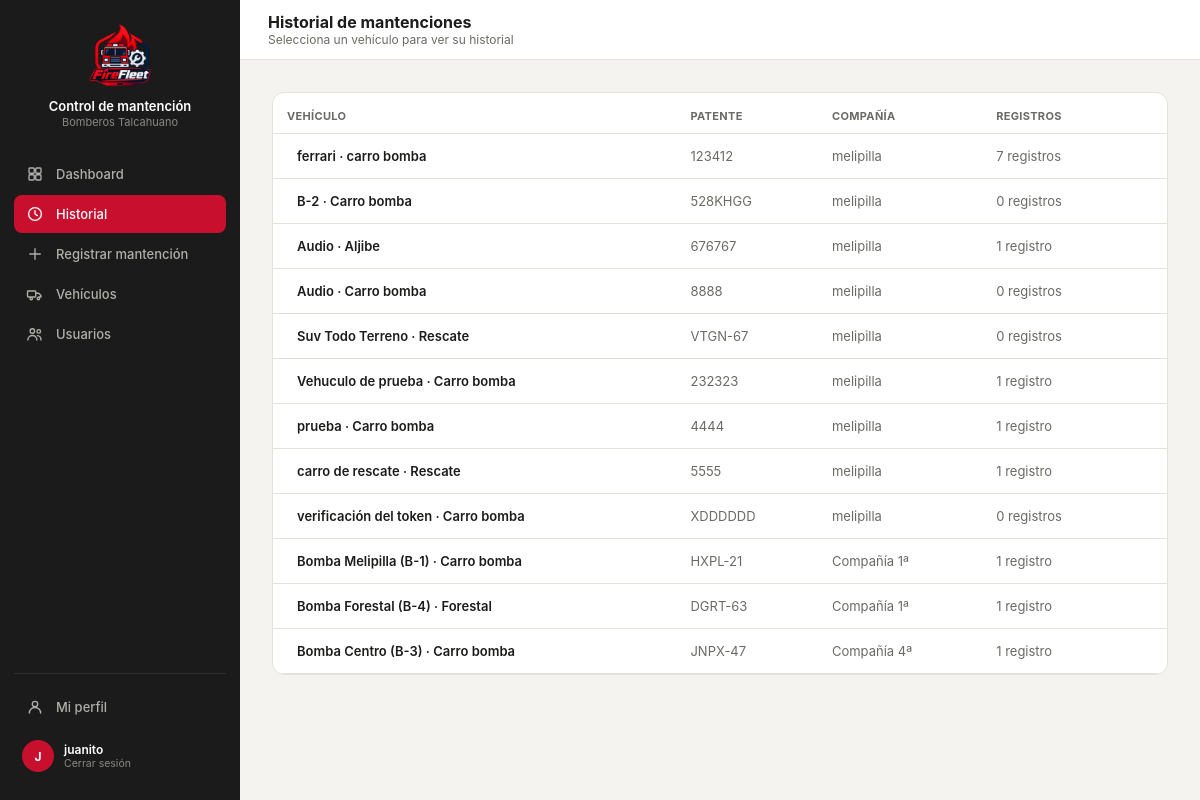
Page /historial/ (signed in) on the earlier database version.
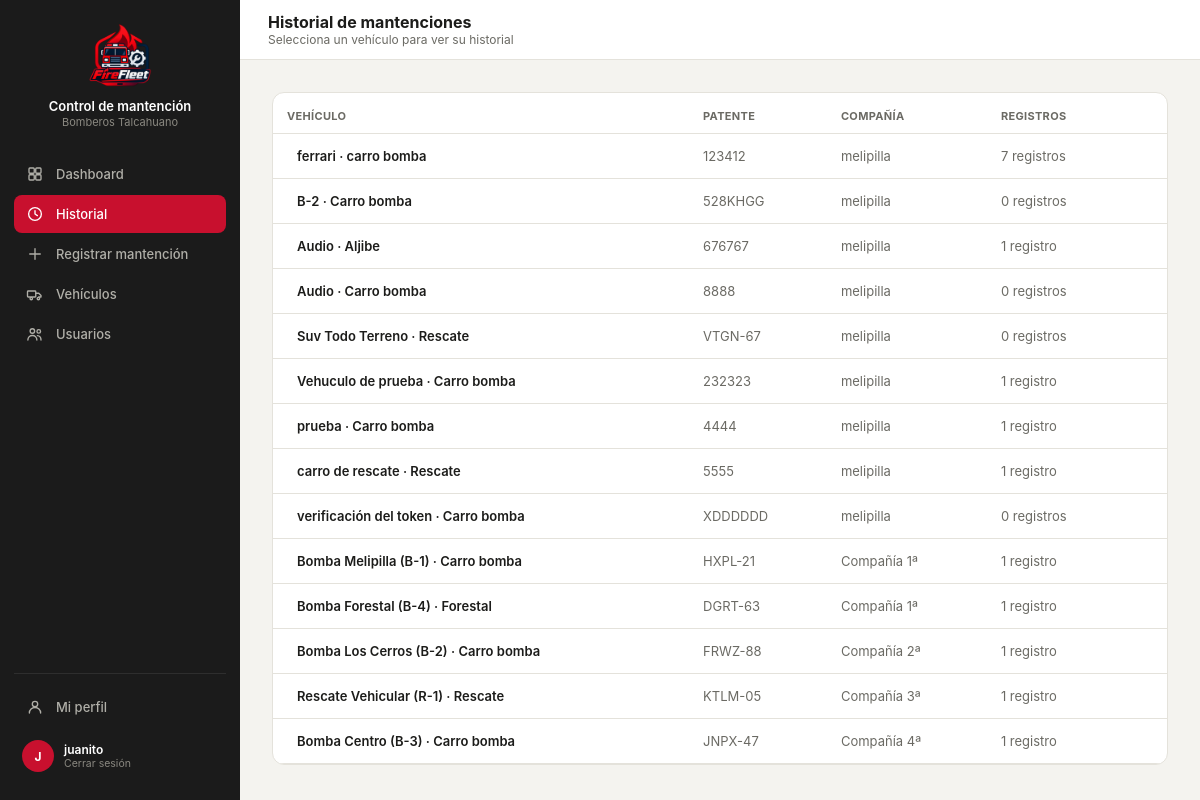
Same page on the later database version.
### core/models.py (models this page shows, shortened)
class Vehiculo(models.Model):
    id_vehi = models.AutoField(primary_key=True)
    patente = models.CharField(max_length=10, unique=True, null=True, blank=True)
    tipo_v = models.CharField(max_length=50)
    modelo = models.CharField(max_length=80, blank=True)
    anio = models.IntegerField(null=True, blank=True, db_column="año")
    id_compania = models.ForeignKey(
        Compania, on_delete=models.PROTECT, db_column="id_compania", related_name="vehiculos",
    )
    estado = models.CharField(max_length=30, default="operativo")
    kilometraje = models.DecimalField(max_digits=10, decimal_places=2, default=0)
    proxima_mantencion = models.DateField(null=True, blank=True)
    class Meta:
        db_table = "vehiculo"

class Compania(models.Model):
    id_comp = models.AutoField(primary_key=True)
    nombre = models.CharField(max_length=100)
    direccion = models.CharField(max_length=200, blank=True, db_column="dirección")
    telefono = models.CharField(max_length=20, blank=True, db_column="teléfono")
    class Meta:
        db_table = "compania"
        verbose_name_plural = "Compañías"
    def __str__(self):
        return self.nombre

### core/views.py (the view)
# urls.py: path('historial/', views.historial, name='historial'),
@login_required(login_url='index')
def historial(request):
    vehiculos = Vehiculo.objects.select_related('id_compania').annotate(
        num_registros=Count('mantenciones')
    ).all()
    perfil_usuario = getattr(request.user, 'perfil', None)
    is_admin = request.user.is_superuser or bool(
        perfil_usuario and (perfil_usuario.rol or '').lower() == 'administrador'
    )
    if perfil_usuario:
        nombre = perfil_usuario.nombre
        rol = perfil_usuario.rol
        comp = str(perfil_usuario.id_compania) if perfil_usuario.id_compania else 'Sin Compañía'
    else:
        nombre = request.user.get_full_name() or request.user.username
        rol = ''
        comp = 'Sin Compañía'
    current_user_data = {
        'name': nombre,
        'rol': rol,
        'comp': comp,
        'initials': ''.join([palabra[0].upper() for palabra in nombre.split()[:2]]) or '??',
        'isAdmin': is_admin,
    }
    context = {
        'vehiculos': vehiculos,
        'current_user': current_user_data,
        'current_user_json': {'isAdmin': is_admin},
    }
    return render(request, 'core/historial.html', context)

### core/templates/core/historial.html (shortened to what this page needs)
{% load static %}
<!DOCTYPE html>
<html lang="es">
<head>
<link rel="stylesheet" href="https://cdnjs.cloudflare.com/ajax/libs/tabler-icons/2.44.0/iconfont/tabler-icons.min.css">
<link rel="stylesheet" href="{% static 'styles.css' %}">
</head>
<body>
<div class="layout">
  <div class="sidebar">
    <div class="sidebar-brand">
      <div class="logo"><img src="{% static 'imagenes/logo2.png' %}" alt="Logo Control de mantención"></div>
      <div><p class="t1">Control de mantención</p><p class="t2">Bomberos Talcahuano</p></div>
    </div>
    <a class="nav-item" href="{% url 'dashboard' %}">Dashboard</a>
    <a class="nav-item active" href="{% url 'historial' %}"><svg class="nav-icon" viewBox="0 0 24 24" fill="none" stroke="currentColor" stroke-width="1.8" stroke-linecap="round" stroke-linejoin="round"><circle cx="12" cy="12" r="8.5"/><polyline points="12 7.5 12 12 15.2 14.2"/></svg>Historial</a>
    <a class="nav-item" href="{% url 'registrar' %}"><svg class="nav-icon" viewBox="0 0 24 24" fill="none" stroke="currentColor" stroke-width="1.8" stroke-linecap="round" stroke-linejoin="round"><line x1="12" y1="5" x2="12" y2="19"/><line x1="5" y1="12" x2="19" y2="12"/></svg>Registrar mantención</a>
    <a class="nav-item nav-vehiculos" href="{% url 'vehiculos' %}" style="display:none;"><svg class="nav-icon" viewBox="0 0 24 24" fill="none" stroke="currentColor" stroke-width="1.8" stroke-linecap="round" stroke-linejoin="round"><rect x="2" y="8" width="11" height="8" rx="1"/><path d="M13 11h4l3 3v2h-3"/><circle cx="7" cy="18" r="1.6"/><circle cx="16.5" cy="18" r="1.6"/></svg>Vehículos</a>
    <a class="nav-item nav-usuarios" href="{% url 'usuarios' %}" style="display:none;"><svg class="nav-icon" viewBox="0 0 24 24" fill="none" stroke="currentColor" stroke-width="1.8" stroke-linecap="round" stroke-linejoin="round"><circle cx="8.5" cy="8" r="3"/><path d="M2.5 20c0-3.6 2.7-6 6-6s6 2.4 6 6"/><circle cx="17" cy="8.5" r="2.4"/><path d="M15.2 14.2c2.7 0.2 4.8 2.3 4.8 5.8"/></svg>Usuarios</a>
    <div class="sidebar-footer">
      <a class="nav-item" href="{% url 'perfil' %}"><svg class="nav-icon" viewBox="0 0 24 24" fill="none" stroke="currentColor" stroke-width="1.8" stroke-linecap="round" stroke-linejoin="round"><circle cx="12" cy="8" r="3.6"/><path d="M4.5 20c0-4.1 3.4-7.4 7.5-7.4s7.5 3.3 7.5 7.4"/></svg>Mi perfil</a>
      <a class="sidebar-user" href="{% url 'logout' %}" style="margin-top:6px; text-decoration:none;">
        <div class="av">{{ current_user.initials }}</div>
        <div><p class="name">{{ current_user.name }}</p><p class="role">Cerrar sesión</p></div>
      </a>
    </div>
  </div>
  <div class="main">
    <div class="topbar">
      <div style="display:flex; align-items:center; gap:12px;">
        <div><h2>Historial de mantenciones</h2><p class="crumb">Selecciona un vehículo para ver su historial</p></div>
      </div>
    </div>
    <div class="content" id="content">
      <div class="card" style="padding:0; overflow:hidden;">
        <table>
          <thead>
            <tr>
              <th>Vehículo</th>
              <th>Patente</th>
              <th>Compañía</th>
              <th>Registros</th>
              <th></th>
            </tr>
          </thead>
          <tbody>
            {% for v in vehiculos %}
           <tr class="clickable">
  <td style="font-weight:600;">
    <a href="{% url 'detalle' v.pk %}" style="text-decoration:none; color:inherit; display:flex; align-items:center; gap:10px;">
      {{ v.modelo }} · {{ v.tipo_v }}
    </a>
  </td>
  <td style="color:var(--text2);">{{ v.patente }}</td>
  <td style="color:var(--text2);">{{ v.id_compania.nombre|default:"Sin compañía" }}</td>
  <td style="color:var(--text2);">{{ v.num_registros }} registro{% if v.num_registros != 1 %}s{% endif %}</td>
  <td style="text-align:right; color:var(--text2);">
  </td>
</tr>
            {% empty %}
            <tr>
              <td colspan="5" style="text-align:center; padding: 20px; color:var(--text2);">No hay vehículos registrados en la base de datos.</td>
            </tr>
            {% endfor %}
          </tbody>
        </table>
      </div>
    </div>
  </div>
</div>
</body>
</html>

Differences in the rows shown:
added Vehiculo: modelo "Bomba Los Cerros (B-2)", tipo_v "Carro bomba", patente "FRWZ-88", id_compania.nombre "Compañía 2ª", num_registros "1"
added Vehiculo: modelo "Rescate Vehicular (R-1)", tipo_v "Rescate", patente "KTLM-05", id_compania.nombre "Compañía 3ª", num_registros "1"
